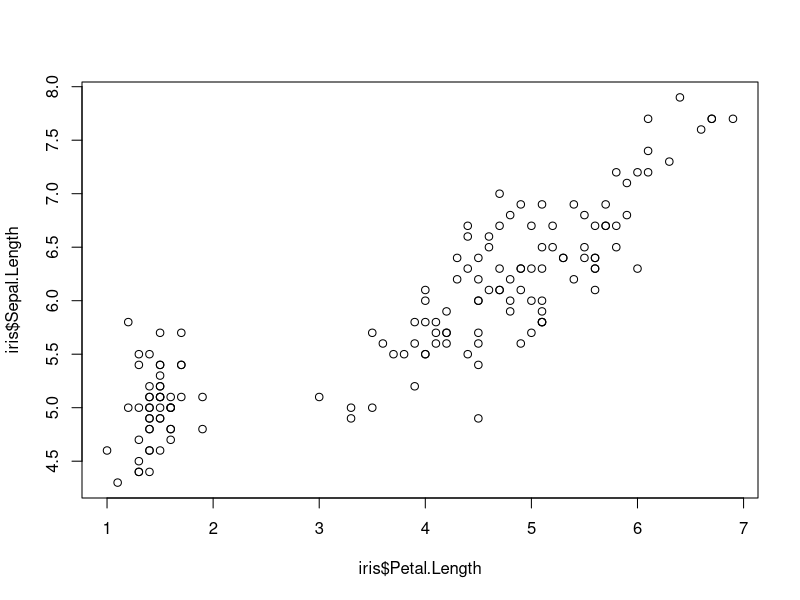
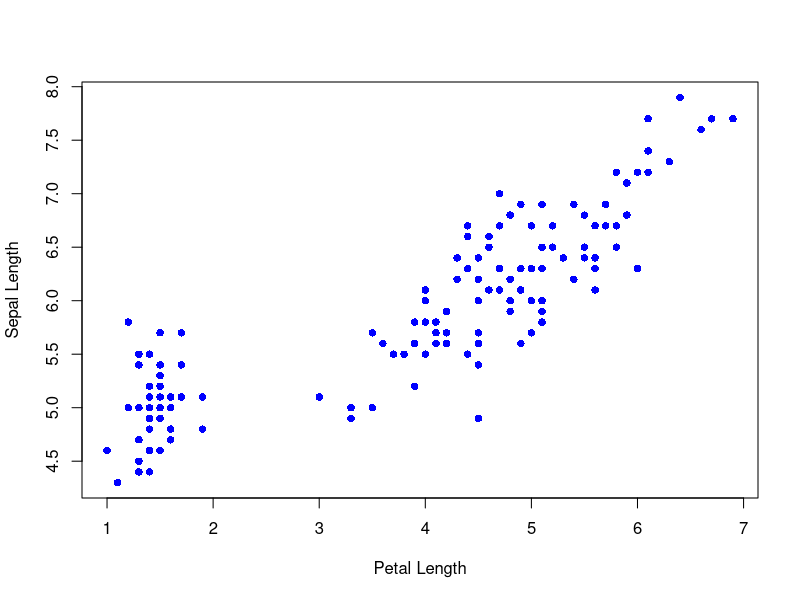
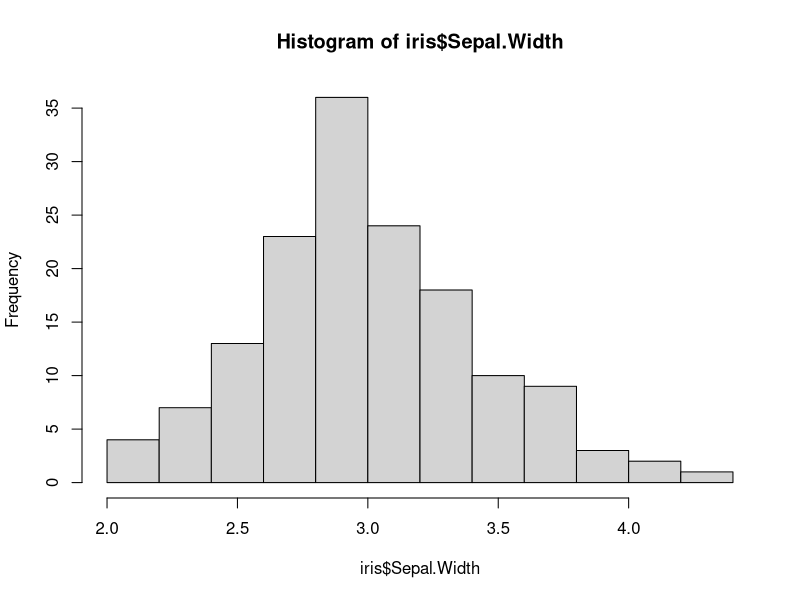
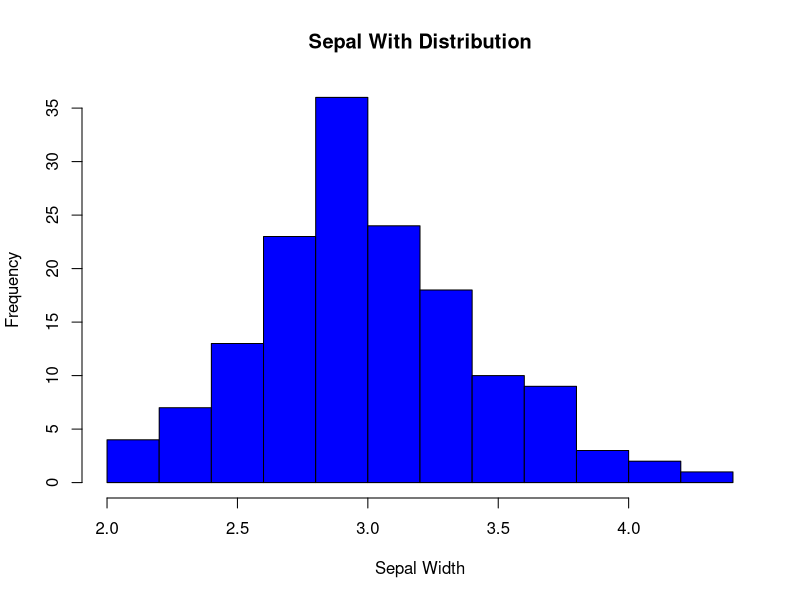
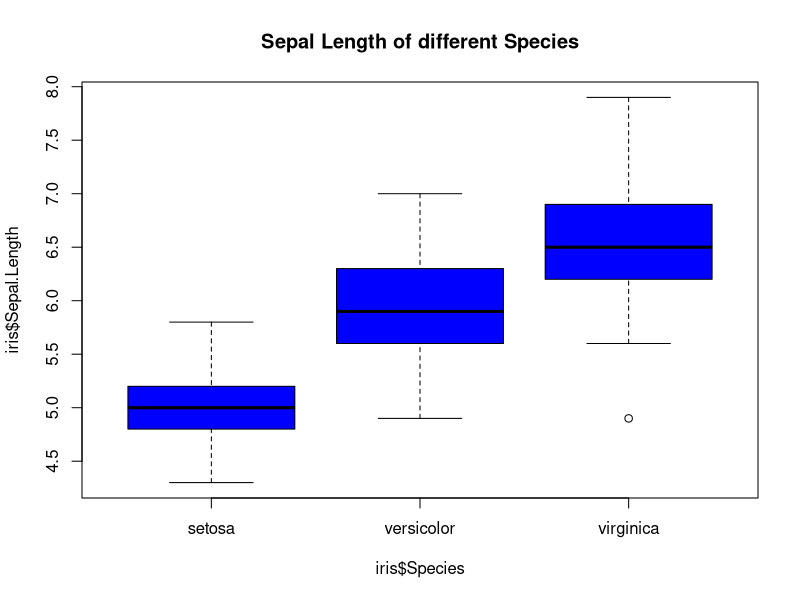
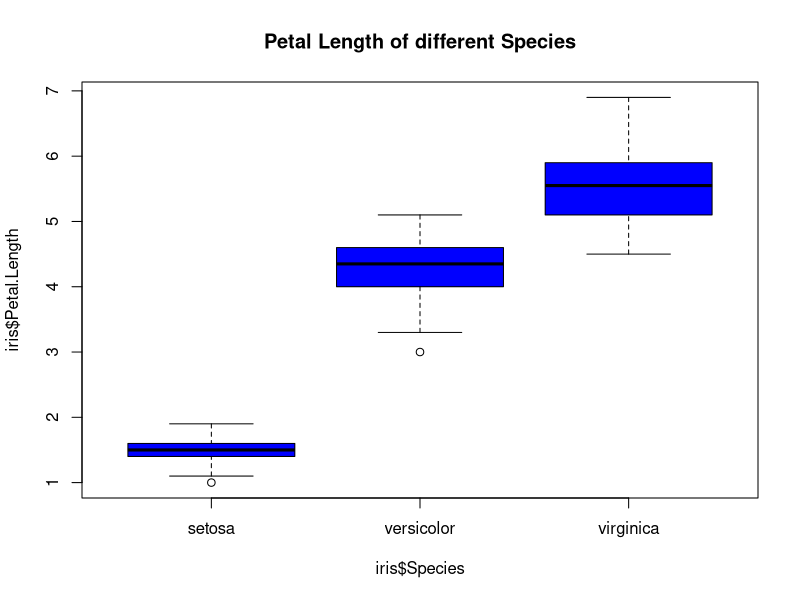

Write R code to recreate these figures, in order.
#GGPlot Demo
#Using Iris Datasets
View(iris)
#To access the particular column we have to use attribute 
table(iris$Species)
#Scatter Plot : The idea behind this scatter plot is a bivariate analysis that is to understand
#               how does one variable change with respect to another variable and over here.I'm 
#               trying to understand how does sepal length change with respect to petal length 
#               in the left i have given sepal length it will be plotted on Y-Aixs 
#               and on the right i have given petal length it will be plotted on X-Axis.
View(iris$Sepal.Length)
plot(iris$Sepal.Length~iris$Petal.Length)#There is a linear relationship between iris sepal and iris petal.

#To better visualization, I'm going label X-Axis and Y-Axis and add some colours.

plot(iris$Sepal.Length~iris$Petal.Length,ylab = "Sepal Length", xlab = "Petal Length", col="blue",pch=16)

#Histogram Plot: Histogram plot is univariate analysis is to find frequency of the data

hist(iris$Sepal.Width)

#To better visualization:
hist(iris$Sepal.Width,xlab = "Sepal Width", main = "Sepal With Distribution", col="blue")

#Boxplot: To determine how does a continous variable change with respect to a categorical variable

boxplot(iris$Sepal.Length~iris$Species, main="Sepal Length of different Species", col="blue")

boxplot(iris$Petal.Length~iris$Species, main="Petal Length of different Species", col="blue")
